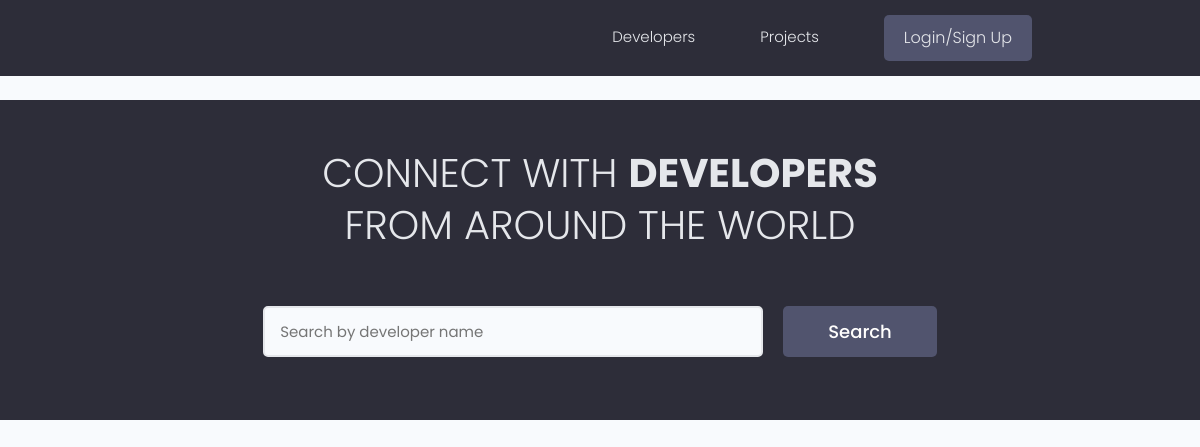
The app's page /?page=3, older data.
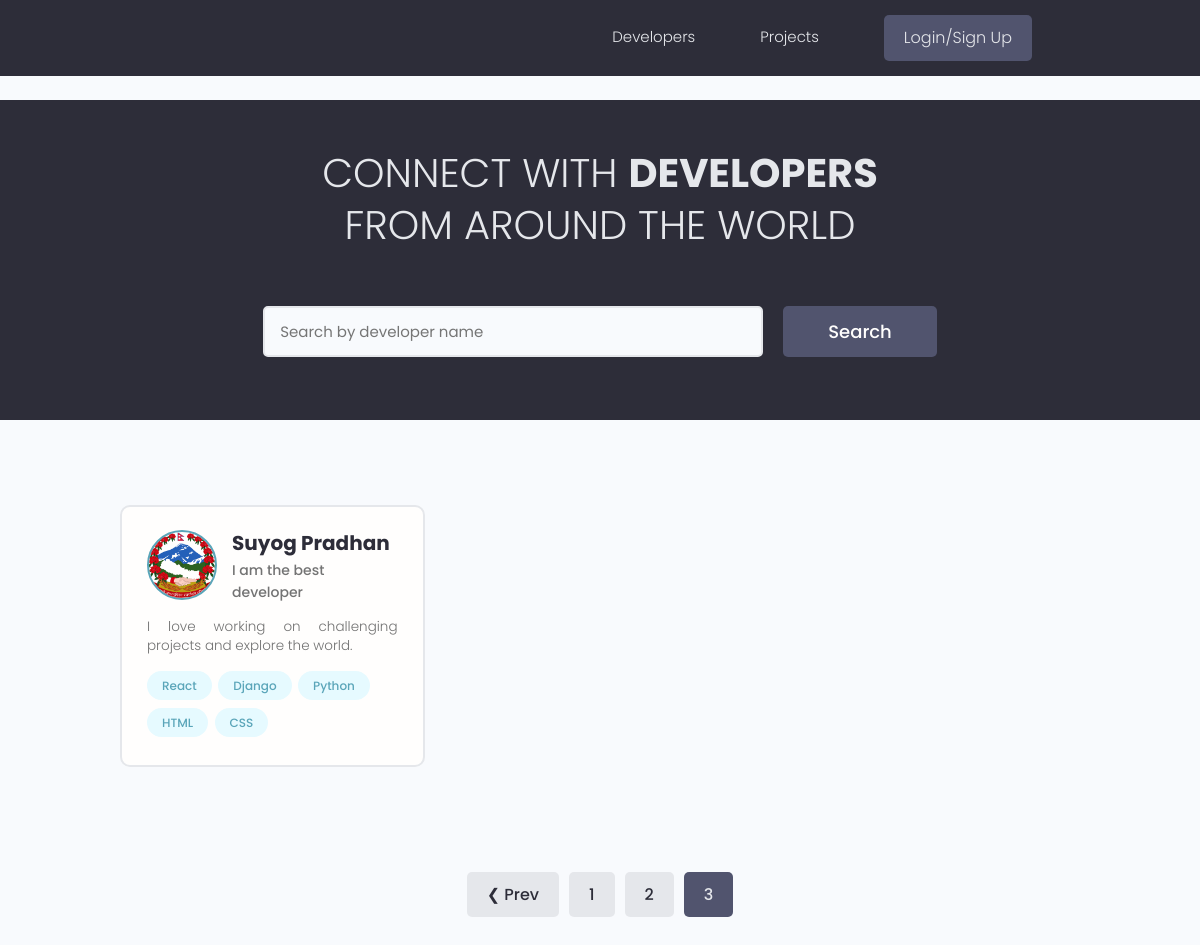
The same page, newer data.
### users/models.py (models this page shows, shortened)
class Profile(models.Model):
    user = models.OneToOneField(User, on_delete=models.CASCADE, null=True, blank=True)
    name = models.CharField(max_length=200, blank=True, null=True)
    email = models.EmailField(max_length=500, blank=True, null=True)
    username = models.CharField(max_length=200, null=True, blank=True)
    location = models.CharField(max_length=200, null=True, blank=True)
    short_intro = models.CharField(max_length=400, blank=True, null=True)
    bio = models.TextField(blank=True, null=True)
    profile_image = models.ImageField(null=True, blank=True, upload_to='profiles/', default='profiles/user-default.png')
    social_github = models.CharField(max_length=200, blank=True, null=True)
    social_twitter = models.CharField(max_length=200, blank=True, null=True)
    social_linkedin = models.CharField(max_length=200, blank=True, null=True)
    social_website = models.CharField(max_length=200, blank=True, null=True)
    social_youtube = models.CharField(max_length=200, blank=True, null=True)
    created = models.DateTimeField(auto_now_add=True)
    id = models.UUIDField(default=uuid.uuid4, unique=True, editable=False, primary_key=True)

class Skill(models.Model):
    owner = models.ForeignKey(Profile, on_delete=models.CASCADE, null=True, blank=True)
    name = models.CharField(max_length=200, blank=True, null=True)
    description = models.TextField(null=True, blank=True)
    created = models.DateTimeField(auto_now_add=True)
    id = models.UUIDField(default=uuid.uuid4, unique=True, primary_key=True, editable=False)
    def __str__(self):
        return str(self.name)

### users/views.py (the view)
# urls.py: path('', views.profiles, name='profiles'),
def profiles(request):
    profiles, search_query = searchProfiles(request)
    custom_range, profiles = paginateProfiles(request, profiles, 1)
    context = {
        'profiles' : profiles,
        'search_query' : search_query,
        'custom_range' : custom_range
    }
    return render(request, 'users/profiles.html', context)

### users/utils.py (called while the page is built)
def paginateProfiles(request, profiles, results):
    page = request.GET.get('page')
    paginator = Paginator(profiles, results)
    try:
        profiles = paginator.page(page)
    except PageNotAnInteger:
        page = 1
        profiles = paginator.page(page)
    except EmptyPage:
        page = paginator.num_pages
        profiles = paginator.page(page)
    leftIndex = (int(page) - 4)
    if leftIndex < 1:
        leftIndex = 1
    rightIndex = (int(page) + 5)
    if rightIndex > paginator.num_pages:
        rightIndex = paginator.num_pages + 1
    custom_range = range(leftIndex, rightIndex)
    return custom_range, profiles

def searchProfiles(request):
    search_query = ''
    if request.GET.get('search_query'):
        search_query = request.GET.get('search_query')
    skills = Skill.objects.filter(name__icontains=search_query)
    profiles = Profile.objects.distinct().filter(Q(name__icontains=search_query) | Q(short_intro__icontains=search_query) | Q(skill__in=skills))
    return profiles, search_query

### users/templates/users/profiles.html (shortened to what this page needs)
{% extends 'main.html' %}
{% block content %}
<main class="home">
    <section class="hero-section text-center">
      <div class="container container--narrow">
        <div class="hero-section__box">
          <h2>CONNECT WITH <span>DEVELOPERS</span></h2>
          <h2>FROM AROUND THE WORLD</h2>
        </div>
        <div class="hero-section__search">
          <form id="searchForm" class="form" action="{% url 'profiles' %}" method="get">
            <div class="form__field">
              <input class="input input--text" id="formInput#search" type="text" name="search_query" value="{{ search_query }}"
                placeholder="Search by developer name" />
            </div>
            <input class="btn btn--sub btn--lg" type="submit" value="Search" />
          </form>
        </div>
      </div>
    </section>
    <section class="devlist">
      <div class="container">
        <div class="grid grid--three">
            {% for profile in profiles %}
            <div class="column card">
                <div class="dev">
                    <a href="{% url 'user-profile' profile.id %}" class="card__body">
                        <div class="dev__profile">
                        <img class="avatar avatar--md" src="{{ profile.profile_image.url }}" alt="image" />
                        <div class="dev__meta">
                            <h3>{{ profile.name }}</h3>
                            <h5>{{ profile.short_intro|slice:"60" }}</h5>
                        </div>
                        </div>
                        <p class="dev__info">{{ profile.bio|slice:"150" }}</p>
                        <div class="dev__skills">
                            {% for skill in profile.skill_set.all|slice:"5" %}
                            <span class="tag tag--pill tag--main">
                                <small>{{ skill }}</small>
                            </span>
                            {% endfor %}
                        </div>
                    </a>
                </div>
            </div>
            {% endfor %}
        </div>
      </div>
    </section>
    {% include 'pagination.html' with queryset=profiles custom_range=custom_range %}
</main>
{% endblock content %}

Row changes from the older to the newer data that the page shows:
added Profile: profile_image (picture), name "Suyog Pradhan", short_intro "I am the best developer", bio "I love working on challenging projects and explore the world."
added Skill: name "React"
added Skill: name "Django"
added Skill: name "Python"
added Skill: name "HTML"
added Skill: name "CSS"
Text that changed along with them:
text now shown: "❮ Prev"
new list line: "1"
new list line: "2"
new list line: "3"
